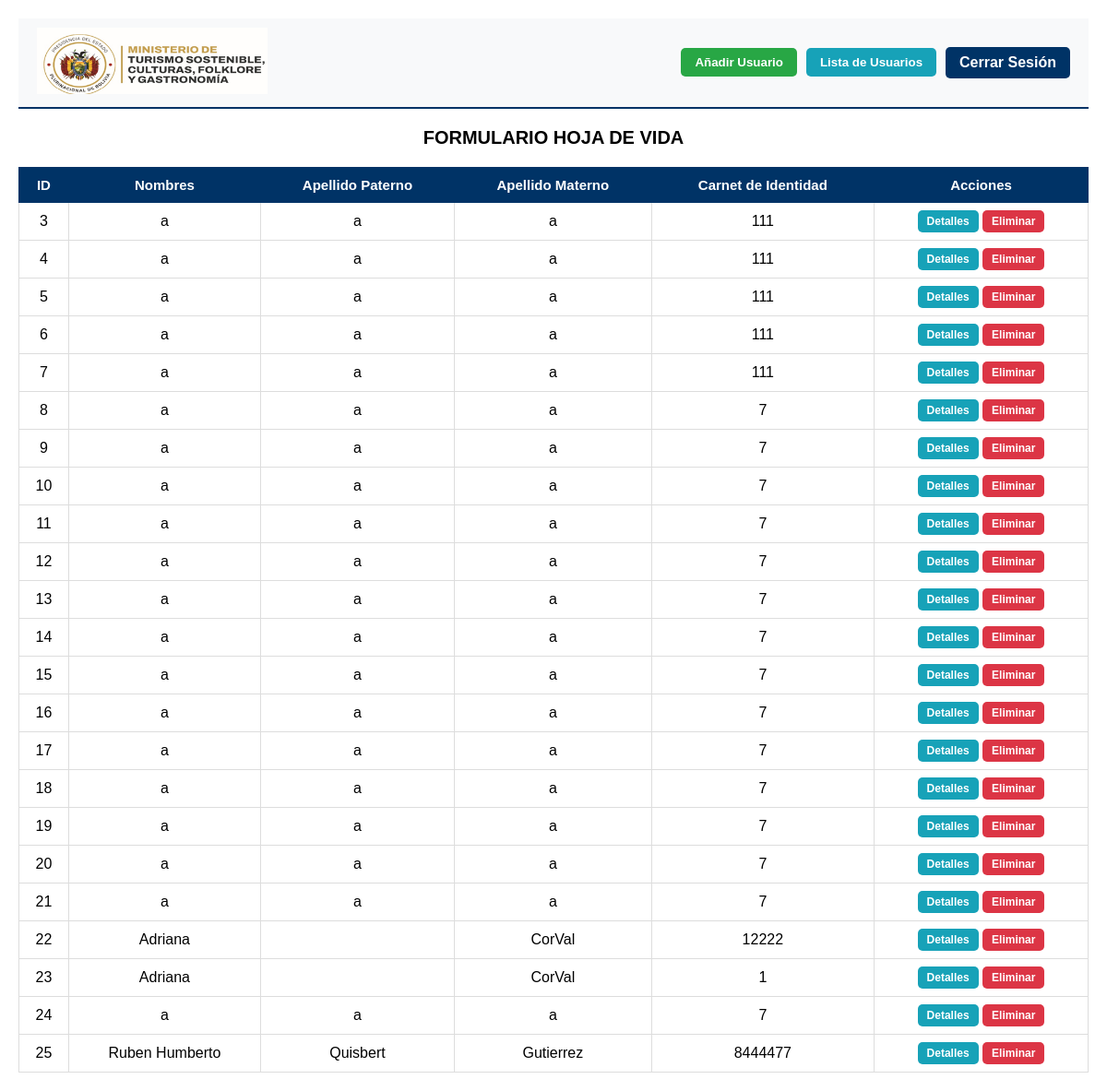
Before: /usuarios (signed in) with the older database file.
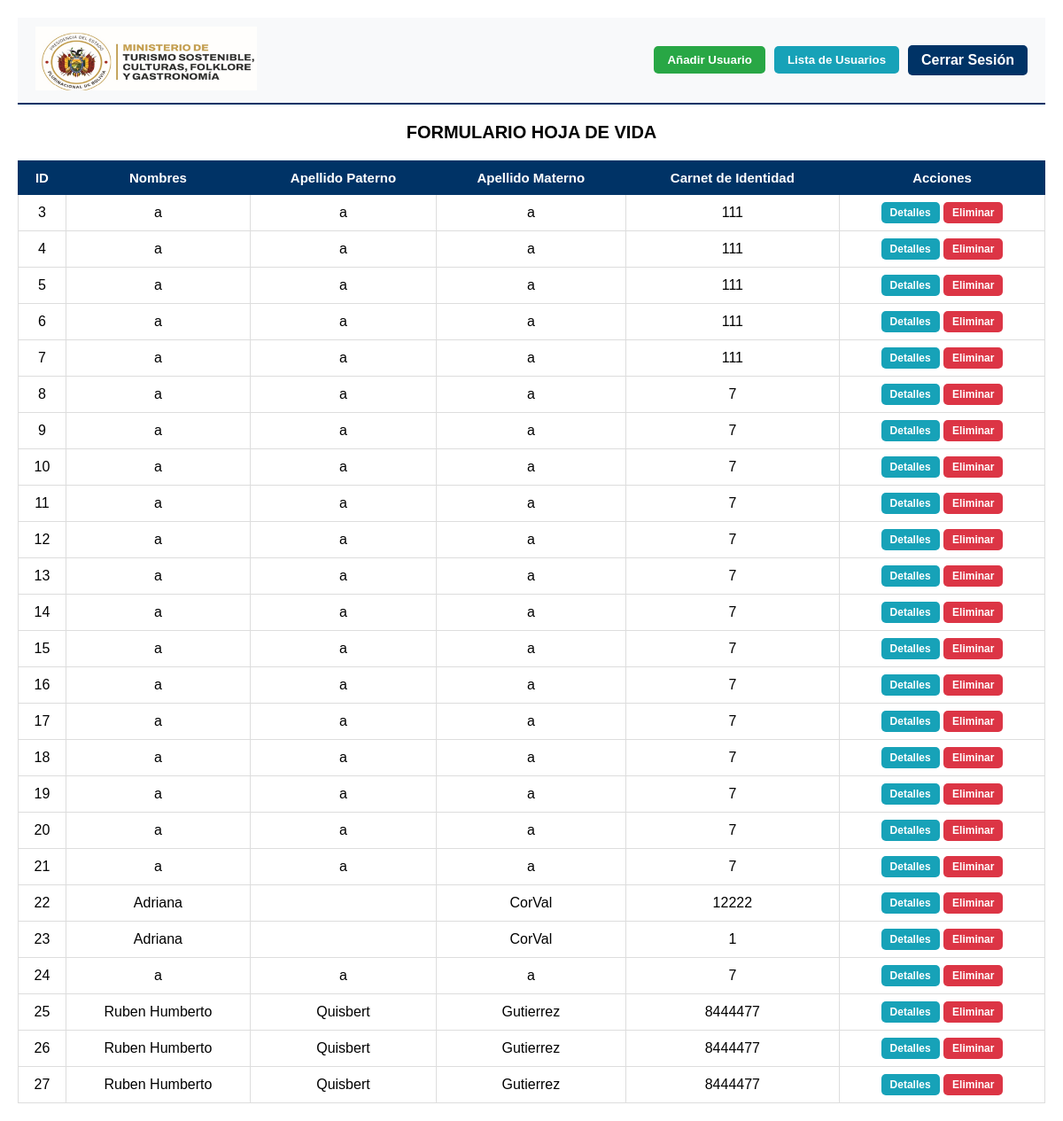
After: the same page with the newer database file.
### tables this page shows
CREATE TABLE datos(
        id INTEGER PRIMARY KEY AUTOINCREMENT,
        nombres TEXT NOT NULL,
        ap_pat TEXT,
        ap_mat TEXT,
        ci TEXT NOT NULL,
        exp TEXT,
        est_civil TEXT NOT NULL,
        fecha_nac TEXT NOT NULL,
        lugar TEXT NOT NULL,
        nacio TEXT NOT NULL,
        direccion TEXT NOT NULL,
        ciudad TEXT NOT NULL,
        gr_san TEXT NOT NULL,
        tcel INTEGER NOT NULL,
        tfijo INTEGER,
        correo TEXT UNIQUE,
        n_libser TEXT
        );

### app.py (the view)
@app.route('/usuarios')
@login_required
def usuarios():
    with get_db_connection() as conn:
        datos = conn.execute('SELECT * FROM datos ORDER BY id ASC').fetchall()
        usuarios = conn.execute('SELECT id, username FROM users ORDER BY id').fetchall()
    return render_template("usuarios.html", datos=datos, usuarios=usuarios)

### app.py (called while the page is built)
def get_db_connection():
    conn = sqlite3.connect('form_hv.db')
    conn.row_factory = sqlite3.Row
    return conn

@login_manager.user_loader
def load_user(user_id):
    return User.get_by_id(user_id)

    @staticmethod
    def get_by_id(user_id):
        conn = get_db_connection()
        user = conn.execute('SELECT * FROM users WHERE id=?',(user_id, )).fetchone()
        conn.close()
        if user:
            return User(user['id'], user['username'],user['password'])
        return None

### templates/usuarios.html (shortened to what this page needs)
<!DOCTYPE html>
<html lang="es">
<head>
</head>
<body>
    <nav>
        <div class="imagen">
            <img src="{{url_for('static', filename='image.png')}}" alt="LOGO MTSCFYG" style="width: 250px;">
        </div>
        <div class="nav-buttons">
            <button onclick="openAddUserModal()" class="btn btn-success">Añadir Usuario</button>
            <button onclick="openUsersListModal()" class="btn btn-info">Lista de Usuarios</button>
            <a href="{{ url_for('logout') }}" class="btn btn-primary">Cerrar Sesión</a>
        </div>
    </nav>
    <div style="display: flex; align-items: center; justify-content: center; margin: 20px 0;">
        <label style="font-size: 20px;"><strong>FORMULARIO HOJA DE VIDA</strong></label>
    </div>
    <table>
        <thead>
            <tr>
                <th>ID</th>
                <th>Nombres</th>
                <th>Apellido Paterno</th>
                <th>Apellido Materno</th>
                <th>Carnet de Identidad</th>
                <th>Acciones</th>
            </tr>
        </thead>
        <tbody>
            {% for item in datos %}
            <tr>
                <td>{{item.id}}</td>
                <td>{{item.nombres}}</td>
                <td>{{item.ap_pat}}</td>
                <td>{{item.ap_mat}}</td>
                <td>{{item.ci}}</td>
                <td>
                    <a href="{{ url_for('detalles', id=item.id) }}" class="btn btn-info" style="display: inline-block; padding: 5px 10px; font-size: 12px;">Detalles</a>
                    <form action="{{ url_for('eliminar', id=item.id) }}" method="POST" style="display: inline;"
                    onsubmit="return confirm('¿Estás seguro de eliminar este registro?');">
                        <button type="submit" class="btn btn-danger" style="padding: 5px 10px; font-size: 12px;">Eliminar</button>
                    </form>
                </td>
            </tr>
            {% endfor %}
        </tbody>
    </table>
</body>
</html>

### templates/usuarios.html (style rules this page uses)
* { font-family: Arial, Helvetica, sans-serif; }
body { font-family: Arial, Helvetica, sans-serif; padding: 20px; margin: 0; }
nav { display: flex; justify-content: space-between; align-items: center; padding: 10px 20px; background-color: #f8f9fa; border-bottom: 2px solid #003366; }
.nav-buttons { display: flex; gap: 10px; align-items: center; }
.btn { text-decoration: none; color: white; font-family: Arial, Helvetica, sans-serif; font-weight: bold; padding: 8px 15px; border: none; border-radius: 5px; cursor: pointer; transition: all 0.3s; }
.btn-primary { background-color: #003366; }
.btn-success { background-color: #28a745; }
.btn-danger { background-color: #dc3545; }
.btn-info { background-color: #17a2b8; }
table { width: 100%; border-collapse: collapse; margin-top: 20px; }
thead { background-color: #003366; color: white; }
th { border: 1px solid #003366; padding: 10px; font-size: 15px; text-align: center; }
td { border: 1px solid #ddd; padding: 8px; text-align: center; }

Changed rows visible on the page:
added datos: id "26", nombres "Ruben Humberto", ap_pat "Quisbert", ap_mat "Gutierrez", ci "8444477"
added datos: id "27", nombres "Ruben Humberto", ap_pat "Quisbert", ap_mat "Gutierrez", ci "8444477"
